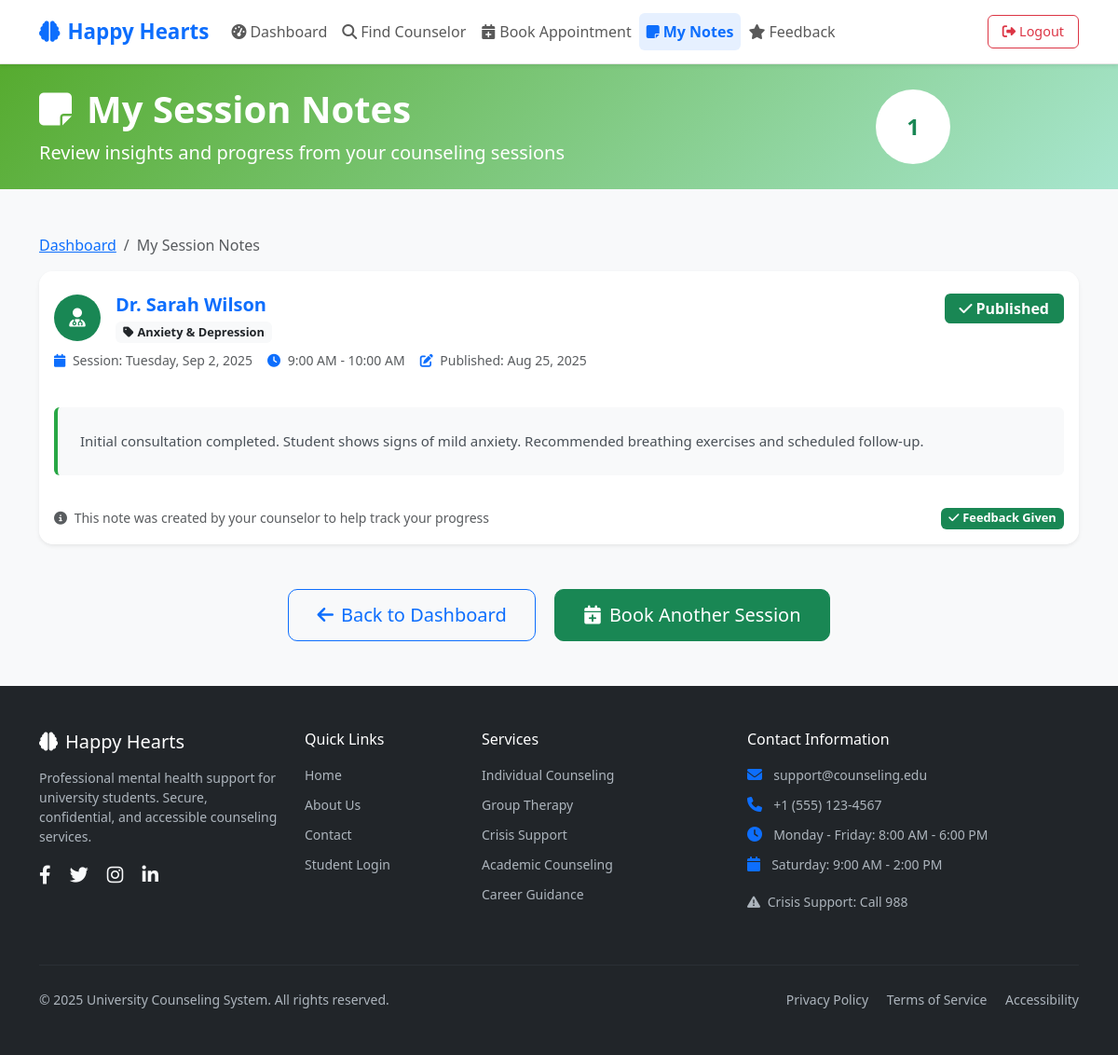
Page /student/my_notes.php (signed in) on the earlier database version.
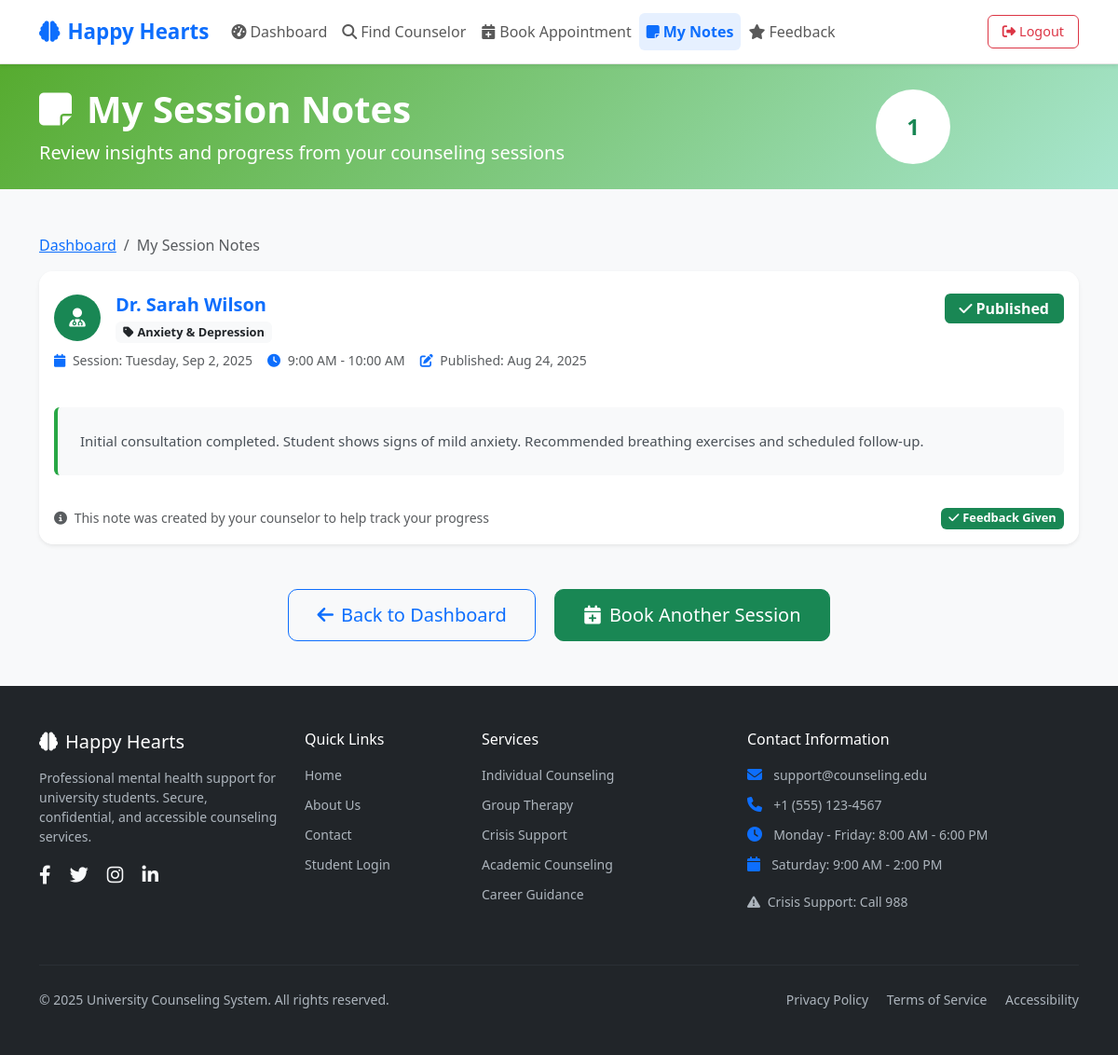
Same page on the later database version.
### tables this page shows
CREATE TABLE `notes` (
  `id` bigint NOT NULL AUTO_INCREMENT,
  `session_id` bigint NOT NULL,
  `counselor_id` bigint NOT NULL,
  `content` text NOT NULL,
  `visibility` enum('PRIVATE','PUBLISHED') DEFAULT 'PRIVATE',
  `created_at` timestamp NULL DEFAULT CURRENT_TIMESTAMP,
  PRIMARY KEY (`id`),
  KEY `session_id` (`session_id`),
  KEY `counselor_id` (`counselor_id`),
  CONSTRAINT `notes_ibfk_1` FOREIGN KEY (`session_id`) REFERENCES `sessions` (`id`),
  CONSTRAINT `notes_ibfk_2` FOREIGN KEY (`counselor_id`) REFERENCES `users` (`id`)
);

CREATE TABLE `users` (
  `id` bigint NOT NULL AUTO_INCREMENT,
  `role` enum('STUDENT','COUNSELOR','ADMIN') NOT NULL,
  `name` varchar(150) NOT NULL,
  `email` varchar(150) NOT NULL,
  `password_hash` varchar(255) NOT NULL,
  `phone` varchar(20) DEFAULT NULL,
  `created_at` timestamp NULL DEFAULT CURRENT_TIMESTAMP,
  PRIMARY KEY (`id`),
  UNIQUE KEY `email` (`email`)
);

CREATE TABLE `counselor_profiles` (
  `user_id` bigint NOT NULL,
  `specialty` varchar(150) DEFAULT NULL,
  `meeting_mode` enum('IN_PERSON','VIDEO','PHONE') DEFAULT NULL,
  `bio` text,
  `location` varchar(150) DEFAULT NULL,
  PRIMARY KEY (`user_id`),
  CONSTRAINT `counselor_profiles_ibfk_1` FOREIGN KEY (`user_id`) REFERENCES `users` (`id`) ON DELETE CASCADE
);

CREATE TABLE `appointments` (
  `id` bigint NOT NULL AUTO_INCREMENT,
  `student_id` bigint NOT NULL,
  `counselor_id` bigint NOT NULL,
  `start_time` datetime NOT NULL,
  `end_time` datetime NOT NULL,
  `status` enum('PENDING','APPROVED','DECLINED','CANCELLED','COMPLETED') DEFAULT 'PENDING',
  `message` text,
  `created_at` timestamp NULL DEFAULT CURRENT_TIMESTAMP,
  `updated_at` timestamp NULL DEFAULT NULL,
  PRIMARY KEY (`id`),
  KEY `counselor_id` (`counselor_id`,`start_time`),
  KEY `student_id` (`student_id`,`start_time`),
  CONSTRAINT `appointments_ibfk_1` FOREIGN KEY (`student_id`) REFERENCES `users` (`id`),
  CONSTRAINT `appointments_ibfk_2` FOREIGN KEY (`counselor_id`) REFERENCES `users` (`id`)
);

### student/my_notes.php (the view, shortened to what the changed rows need)
<?php
require_once '../config/db.php';
$stmt = $pdo->prepare("
    SELECT n.*, s.id as session_id, u.name as counselor_name,
           a.start_time, a.end_time, cp.specialty
    FROM notes n
    JOIN sessions s ON n.session_id = s.id
    JOIN appointments a ON s.appointment_id = a.id
    JOIN users u ON n.counselor_id = u.id
    LEFT JOIN counselor_profiles cp ON u.id = cp.user_id
    WHERE a.student_id = ? AND n.visibility = 'PUBLISHED'
    ORDER BY n.created_at DESC
");
$stmt->execute([$_SESSION['user_id']]);
$notes = $stmt->fetchAll();
?>
<!DOCTYPE html>
<html lang="en">
<head>
    <link href="https://cdn.jsdelivr.net/npm/bootstrap@5.3.0/dist/css/bootstrap.min.css" rel="stylesheet">
    <link href="https://cdnjs.cloudflare.com/ajax/libs/font-awesome/6.4.0/css/all.min.css" rel="stylesheet">
    <link href="../assets/css/app.css" rel="stylesheet">
</head>
<body class="bg-light">
    <div class="bg-gradient-success text-white py-4">
        <div class="container">
            <div class="row align-items-center">
                <div class="col-lg-8">
                    <h1 class="display-6 fw-bold mb-2">
                        <i class="fas fa-sticky-note me-3"></i>My Session Notes
                    </h1>
                </div>
            </div>
        </div>
    </div>
    <div class="container py-5">
        <div class="row">
            <div class="col-12">
                <?php if (empty($notes)): ?>
                    <div class="card border-0 shadow-sm">
                        <div class="card-body text-center py-5">
                            <div class="mb-4">
                                <i class="fas fa-file-medical-alt text-muted" style="font-size: 4rem;"></i>
                            </div>
                            <h4 class="text-muted fw-bold mb-3">No Session Notes Available Yet</h4>
                            <p class="text-muted mb-4">Session notes will appear here after your counselor publishes them following completed sessions. These notes help track your progress and provide valuable insights from your sessions.</p>
                            <div class="d-flex justify-content-center gap-3">
                                <a href="find_counselor.php" class="btn btn-success btn-lg">
                                    <i class="fas fa-calendar-plus me-2"></i>Book Your First Session
                                </a>
                                <a href="dashboard.php" class="btn btn-outline-primary btn-lg">
                                    <i class="fas fa-arrow-left me-2"></i>Back to Dashboard
                                </a>
                            </div>
                        </div>
                    </div>
                <?php else: ?>
                    <div class="row g-4">
                        <?php foreach ($notes as $index => $note): ?>
                            <div class="col-12">
                                <div class="card border-0 shadow-sm hover-lift">
                                    <div class="card-header bg-white border-0 py-4">
                                        <div class="d-flex justify-content-between align-items-start">
                                            <div class="flex-grow-1">
                                                <div class="d-flex align-items-center mb-2">
                                                    <div class="bg-success text-white rounded-circle d-flex align-items-center justify-content-center me-3" style="width: 50px; height: 50px;">
                                                        <i class="fas fa-user-md fs-5"></i>
                                                    </div>
                                                    <div>
                                                        <h5 class="mb-1 fw-bold text-primary">
                                                            <?= htmlspecialchars($note['counselor_name']) ?>
                                                        </h5>
                                                        <?php if ($note['specialty']): ?>
                                                            <span class="badge bg-light text-dark">
                                                                <i class="fas fa-tag me-1"></i><?= htmlspecialchars($note['specialty']) ?>
                                                            </span>
                                                        <?php endif; ?>
                                                    </div>
                                                </div>
                                                <div class="d-flex flex-wrap align-items-center text-muted small gap-3">
                                                    <span>
                                                        <i class="fas fa-calendar me-1 text-primary"></i>
                                                        Session: <?= date('l, M j, Y', strtotime($note['start_time'])) ?>
                                                    </span>
                                                    <span>
                                                        <i class="fas fa-clock me-1 text-primary"></i>
                                                        <?= date('g:i A', strtotime($note['start_time'])) ?> - <?= date('g:i A', strtotime($note['end_time'])) ?>
                                                    </span>
                                                    <span>
                                                        <i class="fas fa-edit me-1 text-primary"></i>
                                                        Published: <?= date('M j, Y', strtotime($note['created_at'])) ?>
                                                    </span>
                                                </div>
                                            </div>
                                            <div class="text-end">
                                                <span class="badge bg-success fs-6 px-3 py-2">
                                                    <i class="fas fa-check me-1"></i>Published
                                                </span>
                                            </div>
                                        </div>
                                    </div>
                                    <div class="card-body">
                                        <div class="note-content bg-light rounded p-4">
                                            <?= nl2br(htmlspecialchars($note['content'])) ?>
                                        </div>
                                    </div>
                                    <div class="card-footer bg-white border-0 py-3">
                                        <div class="d-flex justify-content-between align-items-center">
                                            <small class="text-muted">
                                                <i class="fas fa-info-circle me-1"></i>
                                                This note was created by your counselor to help track your progress
                                            </small>
                                            <div>
                                                <?php
                                                $feedback_stmt = $pdo->prepare("SELECT id FROM feedback WHERE student_id = ? AND session_id = ?");
                                                $feedback_stmt->execute([$_SESSION['user_id'], $note['session_id']]);
                                                $has_feedback = $feedback_stmt->fetch();
                                                ?>
                                                <?php if (!$has_feedback): ?>
                                                    <a href="feedback.php?session_id=<?= $note['session_id'] ?>" class="btn btn-sm btn-outline-warning">
                                                        <i class="fas fa-star me-1"></i>Leave Feedback
                                                    </a>
                                                <?php else: ?>
                                                    <span class="badge bg-success">
                                                        <i class="fas fa-check me-1"></i>Feedback Given
                                                    </span>
                                                <?php endif; ?>
                                            </div>
                                        </div>
                                    </div>
                                </div>
                            </div>
                        <?php endforeach; ?>
                    </div>
                <?php endif; ?>
            </div>
        </div>
    </div>
</body>
</html>

Differences in the rows shown:
changed notes "Dr. Sarah Wilson": created_at "Aug 25, 2025" → "Aug 24, 2025"
